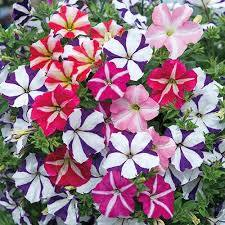
#> input picture OpenCV/images.jpg, 225 x 225 px
$ python adaptiveThreshold.py
#> lines starting #> are read from the running program, lines starting #| are printed output that depends on the picture; after the words box and inside, x2 and y2 are one past the last pixel; in counts of white or black regions, pixels touching at a corner belong together
import numpy as np
import cv2

img = cv2.imread('images.jpg',0)
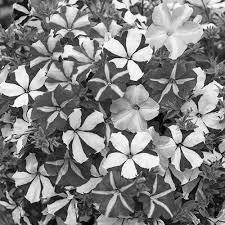
#> img: shape (225, 225); min 0, max 255, mean 128.8
cv2.imshow("Original",img)

# Basic Binary Threshold
ret, thresh_basic = cv2.threshold(img,70,255,cv2.THRESH_BINARY)
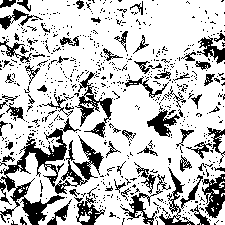
#> thresh_basic: shape (225, 225); 76.3% white; 698 black regions (628 under 20 px), largest, box (x1, y1, x2, y2) and area: (0, 118, 104, 225) 2807, (75, 72, 113, 138) 696, (202, 174, 225, 218) 565
cv2.imshow("Basic Binary",thresh_basic)

# Adaptive Threshold
thresh_adapt = cv2.adaptiveThreshold(img, 255, cv2.ADAPTIVE_THRESH_GAUSSIAN_C, cv2.THRESH_BINARY, 115, 1)
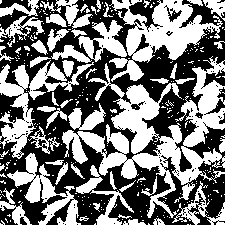
#> thresh_adapt: shape (225, 225); 47.6% white; 287 white regions (234 under 20 px), largest, box (x1, y1, x2, y2) and area: (62, 56, 225, 218) 8177, (109, 0, 223, 82) 3660, (7, 153, 81, 225) 1723
cv2.imshow('Apadtive Threshold', thresh_adapt)

cv2.waitKey(0)
cv2.destroyAllWindows()

$ run again, with OpenCV/BananaIceCream.jpg copied over OpenCV/images.jpg
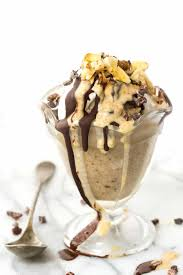
#> input picture OpenCV/BananaIceCream.jpg, 183 x 275 px
#> `ret, thresh_basic = cv2.threshold(img,70,255,cv2.THRESH_BINARY)`:
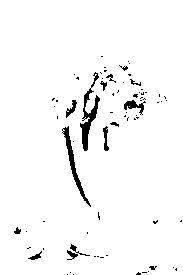
#> thresh_basic: shape (275, 183); 96.7% white; 73 black regions (58 under 20 px), largest, box (x1, y1, x2, y2) and area: (80, 72, 100, 151) 473, (62, 126, 91, 207) 362, (124, 100, 146, 115) 135
#> `thresh_adapt = cv2.adaptiveThreshold(img, 255, cv2.ADAPTIVE_THRESH_GAU..`:
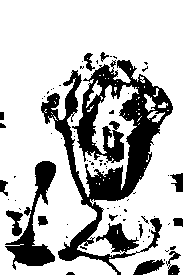
#> thresh_adapt: shape (275, 183); 74.7% white; 73 black regions (57 under 20 px), largest, box (x1, y1, x2, y2) and area: (41, 60, 173, 275) 9436, (5, 161, 56, 270) 1763, (133, 259, 165, 275) 285

$ run again, with OpenCV/me.jpg copied over OpenCV/images.jpg
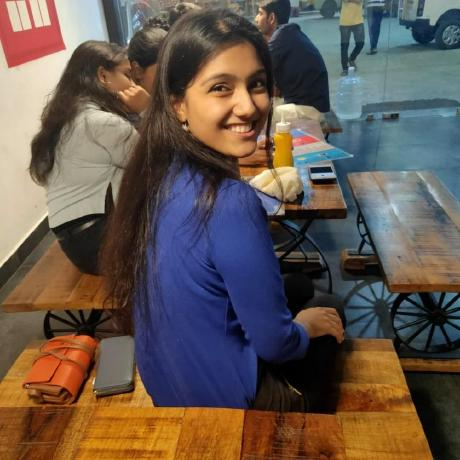
#> input picture OpenCV/me.jpg, 460 x 460 px
#> `ret, thresh_basic = cv2.threshold(img,70,255,cv2.THRESH_BINARY)`:
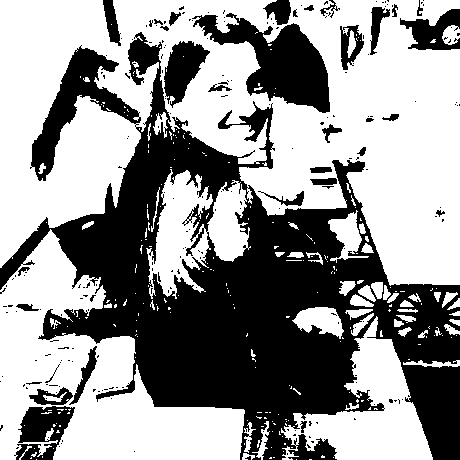
#> thresh_basic: shape (460, 460); 58.4% white; 223 black regions (190 under 20 px), largest, box (x1, y1, x2, y2) and area: (0, 32, 460, 460) 72403, (192, 13, 330, 113) 5963, (14, 406, 75, 460) 1918
#> `thresh_adapt = cv2.adaptiveThreshold(img, 255, cv2.ADAPTIVE_THRESH_GAU..`:
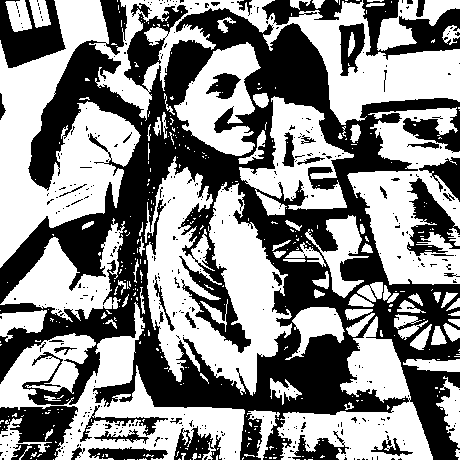
#> thresh_adapt: shape (460, 460); 54.1% white; 418 black regions (375 under 20 px), largest, box (x1, y1, x2, y2) and area: (0, 0, 460, 460) 77795, (362, 0, 460, 60) 2679, (0, 406, 78, 460) 2636
